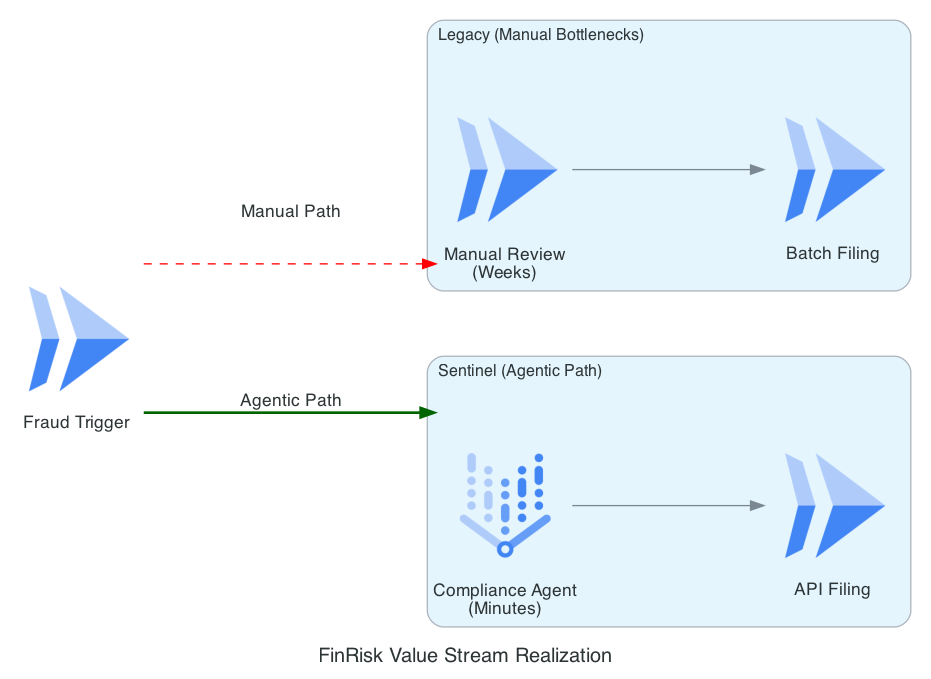

Write the Python code that produced this figure.
from diagrams import Diagram, Cluster, Edge
from diagrams.gcp.compute import Run
from diagrams.gcp.ml import VertexAI

graph_attr = {"pad": "0.1", "nodesep": "1.2", "ranksep": "2.0", "bgcolor": "transparent"}

with Diagram("FinRisk Value Stream Realization", show=False, filename="finrisk_value_stream_realization", direction="LR", graph_attr=graph_attr):
    start = Run("Fraud Trigger")
    
    with Cluster("Legacy (Manual Bottlenecks)"):
        manual_rev = Run("Manual Review\n(Weeks)")
        legacy_filing = Run("Batch Filing")

    with Cluster("Sentinel (Agentic Path)"):
        agent_audit = VertexAI("Compliance Agent\n(Minutes)")
        auto_filing = Run("API Filing")

    start >> Edge(label="Manual Path", color="red", style="dashed") >> manual_rev >> legacy_filing
    start >> Edge(label="Agentic Path", color="darkgreen", style="bold") >> agent_audit >> auto_filing
